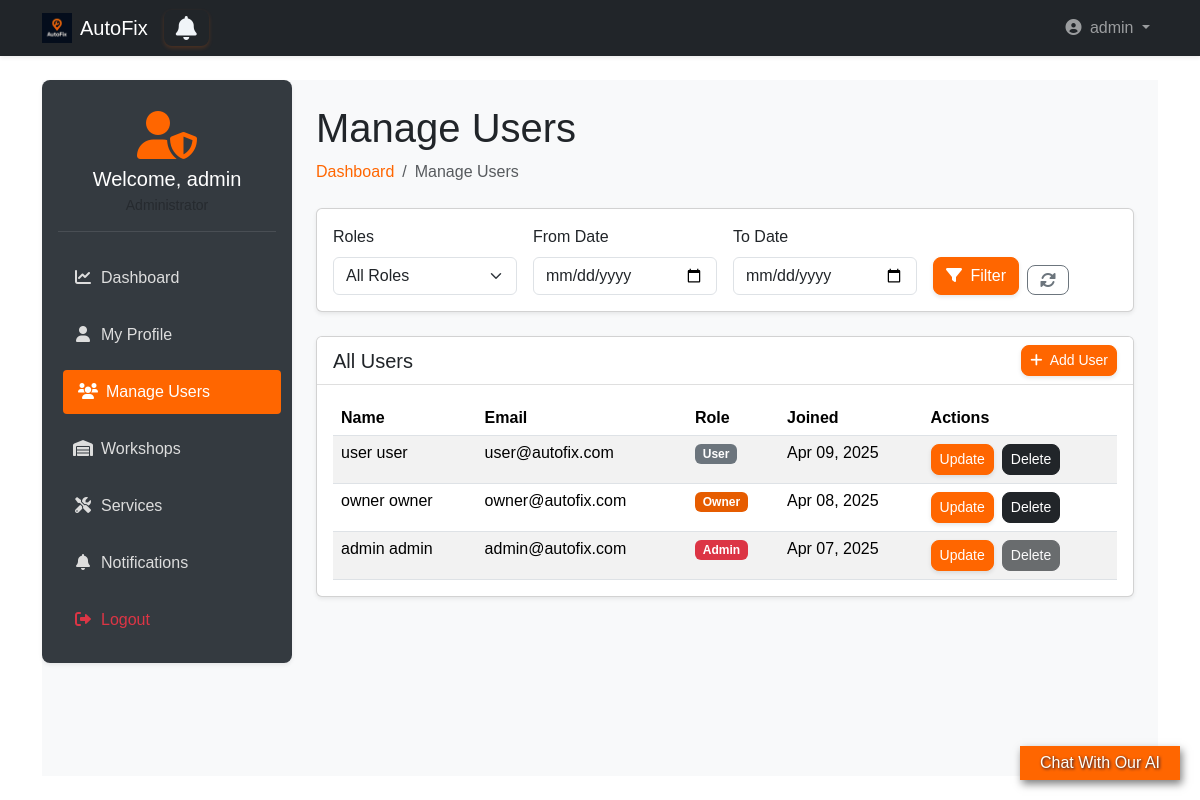
Page /admin_dashboard/admin/manage-users/ (signed in) on the earlier database version.
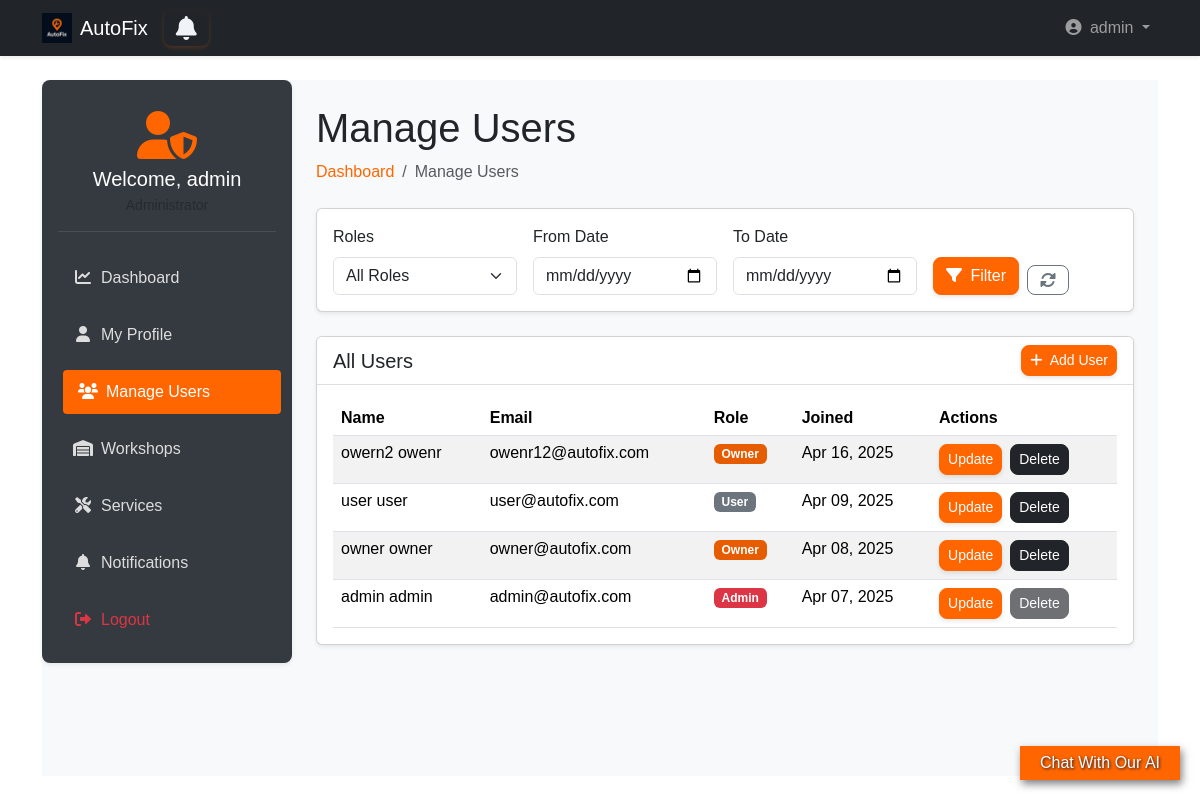
Same page on the later database version.
### accounts/models.py (models this page shows, shortened)
class User(AbstractUser):
    username = None
    email = models.EmailField(unique=True)
    phone = models.CharField(max_length=15, unique=True, blank=True)
    is_workshop_owner = models.BooleanField(default=False)
    address = models.ForeignKey(Address, on_delete=models.SET_NULL, null=True, blank=True)
    objects = UserManager()
    USERNAME_FIELD = 'email'
    REQUIRED_FIELDS = ['first_name', 'last_name']  # names required for registration
    def get_full_name(self):
        return f"{self.first_name} {self.last_name}"
    def get_short_name(self):
        return self.first_name

### admin_dashboard/views.py (the view, shortened to what this page needs)
# urls.py: path('admin/manage-users/', views.manage_users, name='manage_users'),
def manage_users(request):
    if not request.user.is_superuser:
        return redirect('landing:main')
    users = User.objects.all().order_by('-date_joined')
    role = request.GET.get('role', '')
    from_date = request.GET.get('from_date', '')
    to_date = request.GET.get('to_date', '')
    if from_date:
        users = users.filter(date_joined__gte=from_date)
    if to_date:
        users = users.filter(date_joined__lte=to_date)
    context = {
        'all_users': users,
    }
    return render(request, 'admin_dashboard/manage_users.html', context)

### templates/admin_dashboard/manage_users.html (shortened to what the changed rows need)
{% extends 'base2.html' %}
{% load static bootstrap5 %}
{% block extra_css %}
<link rel="stylesheet" href="{% static 'css/admin_dashboard.css' %}">
{% endblock %}
{% block content %}
<div class="wrapper d-flex">
     <aside class="sidebar p-3 shadow-sm">
        <div class="user-profile mb-4 text-center">
            <div class="avatar mb-2">
                <i class="fas fa-user-shield fa-3x"></i>
            </div>
            <h5 class="welcome mb-1">Welcome, {{ user.get_short_name }}</h5>
            <small class="text-muted">Administrator</small>
        </div>
    </aside>
    <main class="main-content flex-grow-1 p-4">
        <div class="dashboard-header mb-4">
            <h1>Manage Users</h1>
        </div>
        <div class="card shadow-sm mb-4">
            <div class="card-body">
                {% if all_users %}
                <div class="table-responsive">
                    <table class="table table-striped">
                        <thead>
                            <tr id="user-{{ user.id }}">
                                <th>Name</th>
                                <th>Email</th>
                                <th>Role</th>
                                <th>Joined</th>
                                <th>Actions</th>
                            </tr>
                        </thead>
                        <tbody>
                            {% for user in all_users %}
                            <tr>
                                <td>{{ user.get_full_name }}</td>
                                <td>{{ user.email }}</td>
                                <td>
                                    {% if user.is_superuser %}
                                    <span class="badge bg-danger">Admin</span>
                                    {% elif user.is_workshop_owner %}
                                    <span class="badge bg-warning">Owner</span>
                                     {% else %}
                                         <span class="badge bg-secondary">User</span>
                                     {% endif %}
                                </td>
                                <td>{{ user.date_joined|date:"M d, Y" }}</td>
                                <td>
                                    <div class="d-flex gap-2">
                                        <button class="btn btn-warning btn-sm" style="background-color: #ff6600; color:white;" onclick="updateUser({{ user.id }})">
                                            Update
                                        </button>
                                        {% if request.user.is_superuser and request.user != user %}
                                            <button class="btn btn-dark btn-sm" onclick="deleteUser({{ user.id }})" title="Delete this user">
                                                Delete
                                            </button>
                                        {% elif request.user == user and request.user.is_superuser %}
                                            <button class="btn btn-dark btn-sm" disabled title="You cannot delete yourself">
                                                Delete
                                            </button>
                                        {% endif %}
                                    </div>
                                </td>
                            </tr>
                            {% endfor %}
                        </tbody>
                    </table>
                </div>
                {% endif %}
            </div>
        </div>
    </main>
</div>
{% endblock %}

### templates/base2.html (shortened to what this page needs)
{% load static bootstrap5 %}
{% bootstrap_css %}
<!DOCTYPE html>
<html lang="en" dir="{% if LANGUAGE_CODE == 'ar' %}rtl{% else %}ltr{% endif %}">
<head>
    <link rel="stylesheet" href="https://cdnjs.cloudflare.com/ajax/libs/font-awesome/6.4.0/css/all.min.css">
    <link rel="stylesheet" href="{% static 'css/style.css' %}">
    <link rel="stylesheet" href="{% static 'css/ai_style.css' %}">
    {% block extra_css %}
    {% endblock %}
</head>
<body class="d-flex flex-column min-vh-100">
<nav class="navbar navbar-expand-lg navbar-dark bg-dark shadow-sm">
    <div class="container">
        <a class="navbar-brand d-flex align-items-center gap-2" href="{% if user.is_authenticated %}{% url 'landing:dashboard' %}{% else %}{% url 'landing:main' %}{% endif %}">
            <img src="{% static 'img/dark_logo.png' %}" alt="AutoFix" width="30" height="30">
            AutoFix
        </a>
        <a {% if request.user.is_workshop_owner %} href="{% url 'owner_dashboard:notifications' %}" {% elif request.user.is_superuser %} href="{% url 'admin_dashboard:notifications' %}" {% else %} href="{% url 'user_dashboard:notifications' %}" {% endif %} id="notifications-btn" class="btn btn-outline-primary position-relative">
            <i class="fa fa-bell"></i>
        </a>
        <div class="collapse navbar-collapse" id="navbarMain">
            <ul class="navbar-nav ms-auto">
                {% if user.is_authenticated %}
                    <li class="nav-item dropdown">
                        <a class="nav-link dropdown-toggle" href="#" role="button" data-bs-toggle="dropdown">
                            <i class="fas fa-user-circle me-1"></i> {{ user.get_short_name }}
                        </a>
                    </li>
                {% endif %}
            </ul>
        </div>
    </div>
</nav>
<main class="flex-grow-1 py-4">
    <div class="container">
        {% block content %}
        {% endblock %}
    </div>
</main>
<div id="chat-container">
    <div id="chat-bubble">
      <p>Chat With Our AI</p>
    </div>
</div>
<link rel="stylesheet" href="https://cdnjs.cloudflare.com/ajax/libs/font-awesome/6.0.0/css/all.min.css">
</body>
</html>

Differences in the rows shown:
added User: get_full_name "owern2 owenr", email "owenr12@autofix.com", is_superuser "Owner", date_joined "Apr 16, 2025"
